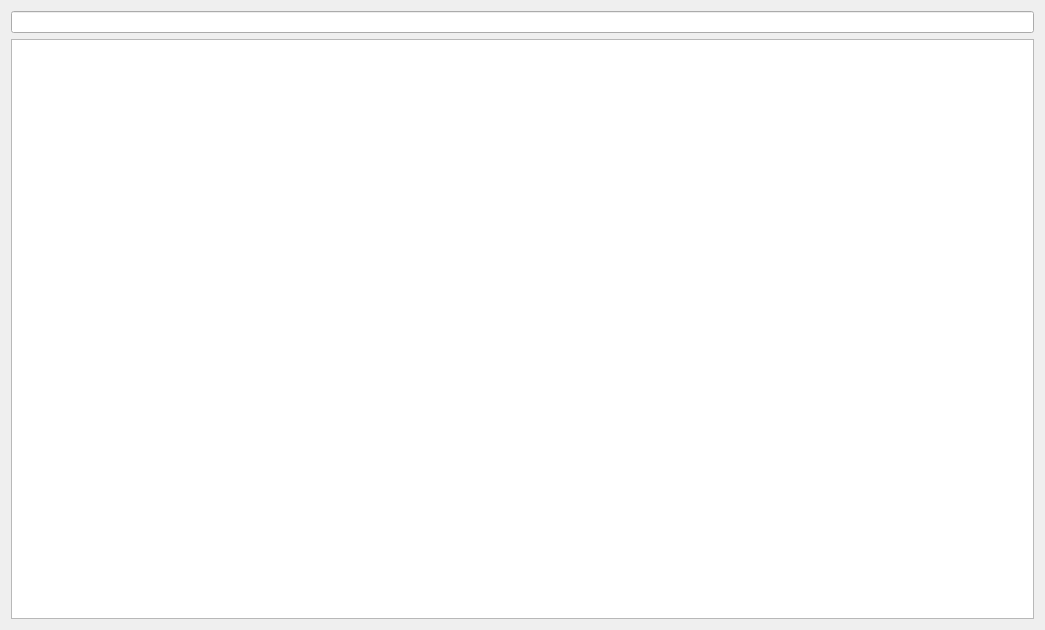
<?xml version="1.0" encoding="UTF-8"?>
<ui version="4.0">
 <class>searchGUI</class>
 <widget class="QWidget" name="searchGUI">
  <property name="geometry">
   <rect>
    <x>0</x>
    <y>0</y>
    <width>1045</width>
    <height>630</height>
   </rect>
  </property>
  <property name="windowTitle">
   <string>searchGUI</string>
  </property>
  <layout class="QVBoxLayout" name="verticalLayout">
   <item>
    <widget class="QLineEdit" name="input"/>
   </item>
   <item>
    <widget class="QListWidget" name="listWidget"/>
   </item>
  </layout>
 </widget>
 <layoutdefault spacing="6" margin="11"/>
 <resources/>
 <connections/>
</ui>
